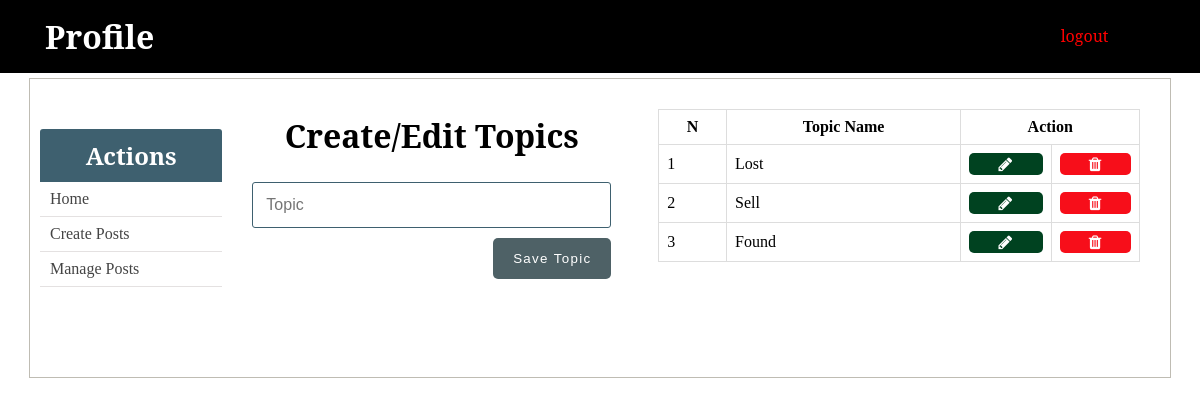
The page /admin/topics.php on the database its author committed.
### tables this page shows
CREATE TABLE `topics` (
  `id` int(11) NOT NULL,
  `name` varchar(255) NOT NULL,
  `slug` varchar(255) NOT NULL
);

### admin/includes/admin_functions.php (called while the page is built, shortened)
<?php
$isEditingTopic = false;
$topic_name = "";
function getAllTopics() {
	global $conn;
	$sql = "SELECT * FROM topics";
	$result = mysqli_query($conn, $sql);
	$topics = mysqli_fetch_all($result, MYSQLI_ASSOC);
	return $topics;
}
?>

### admin/topics.php (the view, shortened to what this page needs)
<?php  include('../config.php'); ?>
<?php  include(ROOT_PATH . '/admin/includes/admin_functions.php'); ?>
<?php include(ROOT_PATH . '/admin/includes/head_section.php'); ?>
<?php $topics = getAllTopics();	?>
</head>
<body>
	<?php include(ROOT_PATH . '/admin/includes/navbar.php') ?>
	<div class="container content">
		<?php include(ROOT_PATH . '/admin/includes/menu.php') ?>
		<div class="action">
			<h1 class="page-title">Create/Edit Topics</h1>
			<form method="post" action="<?php echo BASE_URL . 'admin/topics.php'; ?>" >
				<input type="text" name="topic_name" value="<?php echo $topic_name; ?>" placeholder="Topic">
				<?php if ($isEditingTopic === true): ?>
					<button type="submit" class="btn" name="update_topic">UPDATE</button>
				<?php else: ?>
					<button type="submit" class="btn" name="create_topic">Save Topic</button>
				<?php endif ?>
			</form>
		</div>
		<div class="table-div">
			<?php if (empty($topics)): ?>
				<h1>No topics in the database.</h1>
			<?php else: ?>
				<table class="table">
					<thead>
						<th>N</th>
						<th>Topic Name</th>
						<th colspan="2">Action</th>
					</thead>
					<tbody>
					<?php foreach ($topics as $key => $topic): ?>
						<tr>
							<td><?php echo $key + 1; ?></td>
							<td><?php echo $topic['name']; ?></td>
							<td>
								<a class="fa fa-pencil btn edit"
									href="topics.php?edit-topic=<?php echo $topic['id'] ?>">
								</a>
							</td>
							<td>
								<a class="fa fa-trash btn delete"
									href="topics.php?delete-topic=<?php echo $topic['id'] ?>">
								</a>
							</td>
						</tr>
					<?php endforeach ?>
					</tbody>
				</table>
			<?php endif ?>
		</div>
	</div>
</body>
</html>

### static/css/admin_styling.css (style rules this page uses)
* { margin: 0px; padding: 0px; }
a { text-decoration: none; }
h1, h2, h3, h4, h5, h6 { font-family: 'Noto Serif', serif; }
form { width: 60%; margin: 5px auto; padding-bottom: 50px; }
form input[type=file], input[type=email], input[type=password], input[type=text], form select, form textarea { width: 100%; display: block; padding: 13px 13px; font-size: 1em; margin: 5px auto 10px; border-radius: 3px; box-sizing : border-box; background: transparent; border: 1px solid #3E606F; }
form button { float: right; margin-left: 24%; }
table { border-collapse: collapse; width: 70%; margin: 20px auto; }
th, td { padding: 8px; text-align: left; border: 1px solid #ddd; }
th { text-align: center; }
.btn { color: white; background: #4E6166; text-align: center; border: none; border-radius: 5px; display: block; letter-spacing: .1em; padding: 13px 20px; text-decoration: none; }
.container { width: 95%; margin: 5px auto 50px; border: 1px solid #BFBCB3; padding: 10px 0px 50px; }
.container:after { content: ""; display: block; clear: both; }
.container.content .action { width: 35%; float: left; text-align: center; }
.container.content .action form { width: 90%; }
.container.content .action .page-title { margin: 25px; }
.table-div { float: left; width: 47%; }
.table-div table { width: 90%; }
.table-div a.fa { color: white; padding: 3px; }
.table-div .edit { background: #004220; }
.table-div .delete { background: #F70E1A; }

### rows shown on the page
topics: name "Lost"
topics: name "Sell"
topics: name "Found"
